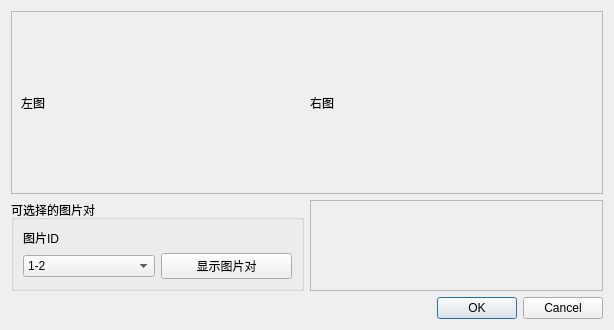
<?xml version="1.0" encoding="UTF-8"?>
<ui version="4.0">
 <class>InitialPairSetting</class>
 <widget class="QWidget" name="InitialPairSetting">
  <property name="geometry">
   <rect>
    <x>0</x>
    <y>0</y>
    <width>614</width>
    <height>330</height>
   </rect>
  </property>
  <property name="windowTitle">
   <string>选择初始化的图片对</string>
  </property>
  <layout class="QGridLayout" name="gridLayout">
   <item row="0" column="0" colspan="2">
    <widget class="QFrame" name="frame">
     <property name="frameShape">
      <enum>QFrame::StyledPanel</enum>
     </property>
     <property name="frameShadow">
      <enum>QFrame::Raised</enum>
     </property>
     <layout class="QHBoxLayout" name="horizontalLayout">
      <item>
       <widget class="QLabel" name="left_pic">
        <property name="sizePolicy">
         <sizepolicy hsizetype="Expanding" vsizetype="Expanding">
          <horstretch>0</horstretch>
          <verstretch>0</verstretch>
         </sizepolicy>
        </property>
        <property name="text">
         <string>左图</string>
        </property>
       </widget>
      </item>
      <item>
       <widget class="QLabel" name="right_pic">
        <property name="sizePolicy">
         <sizepolicy hsizetype="Expanding" vsizetype="Expanding">
          <horstretch>0</horstretch>
          <verstretch>0</verstretch>
         </sizepolicy>
        </property>
        <property name="text">
         <string>右图</string>
        </property>
       </widget>
      </item>
     </layout>
    </widget>
   </item>
   <item row="1" column="1">
    <widget class="QFrame" name="placeholder">
     <property name="frameShape">
      <enum>QFrame::StyledPanel</enum>
     </property>
     <property name="frameShadow">
      <enum>QFrame::Raised</enum>
     </property>
    </widget>
   </item>
   <item row="2" column="1">
    <widget class="QDialogButtonBox" name="buttonBox">
     <property name="standardButtons">
      <set>QDialogButtonBox::Cancel|QDialogButtonBox::Ok</set>
     </property>
    </widget>
   </item>
   <item row="1" column="0">
    <widget class="QGroupBox" name="groupBox">
     <property name="sizePolicy">
      <sizepolicy hsizetype="Expanding" vsizetype="Preferred">
       <horstretch>0</horstretch>
       <verstretch>0</verstretch>
      </sizepolicy>
     </property>
     <property name="title">
      <string>可选择的图片对</string>
     </property>
     <layout class="QGridLayout" name="gridLayout_2">
      <item row="0" column="0">
       <widget class="QLabel" name="label">
        <property name="sizePolicy">
         <sizepolicy hsizetype="Preferred" vsizetype="Fixed">
          <horstretch>0</horstretch>
          <verstretch>0</verstretch>
         </sizepolicy>
        </property>
        <property name="maximumSize">
         <size>
          <width>16777215</width>
          <height>16777215</height>
         </size>
        </property>
        <property name="text">
         <string>图片ID</string>
        </property>
       </widget>
      </item>
      <item row="1" column="0">
       <widget class="QComboBox" name="image_pair">
        <property name="sizePolicy">
         <sizepolicy hsizetype="Preferred" vsizetype="Fixed">
          <horstretch>0</horstretch>
          <verstretch>0</verstretch>
         </sizepolicy>
        </property>
        <property name="maximumSize">
         <size>
          <width>16777215</width>
          <height>16777215</height>
         </size>
        </property>
        <property name="currentIndex">
         <number>0</number>
        </property>
        <property name="maxVisibleItems">
         <number>10</number>
        </property>
        <item>
         <property name="text">
          <string>1-2</string>
         </property>
        </item>
        <item>
         <property name="text">
          <string>2-3</string>
         </property>
        </item>
        <item>
         <property name="text">
          <string>3-5</string>
         </property>
        </item>
       </widget>
      </item>
      <item row="1" column="1">
       <widget class="QPushButton" name="show_image_pair">
        <property name="sizePolicy">
         <sizepolicy hsizetype="Preferred" vsizetype="Fixed">
          <horstretch>0</horstretch>
          <verstretch>0</verstretch>
         </sizepolicy>
        </property>
        <property name="text">
         <string>显示图片对</string>
        </property>
       </widget>
      </item>
     </layout>
    </widget>
   </item>
  </layout>
 </widget>
 <resources/>
 <connections>
  <connection>
   <sender>buttonBox</sender>
   <signal>accepted()</signal>
   <receiver>InitialPairSetting</receiver>
   <slot>accept()</slot>
   <hints>
    <hint type="sourcelabel">
     <x>438</x>
     <y>308</y>
    </hint>
    <hint type="destinationlabel">
     <x>259</x>
     <y>311</y>
    </hint>
   </hints>
  </connection>
  <connection>
   <sender>buttonBox</sender>
   <signal>rejected()</signal>
   <receiver>InitialPairSetting</receiver>
   <slot>reject()</slot>
   <hints>
    <hint type="sourcelabel">
     <x>552</x>
     <y>307</y>
    </hint>
    <hint type="destinationlabel">
     <x>70</x>
     <y>295</y>
    </hint>
   </hints>
  </connection>
 </connections>
 <slots>
  <slot>accept()</slot>
  <slot>reject()</slot>
 </slots>
</ui>
